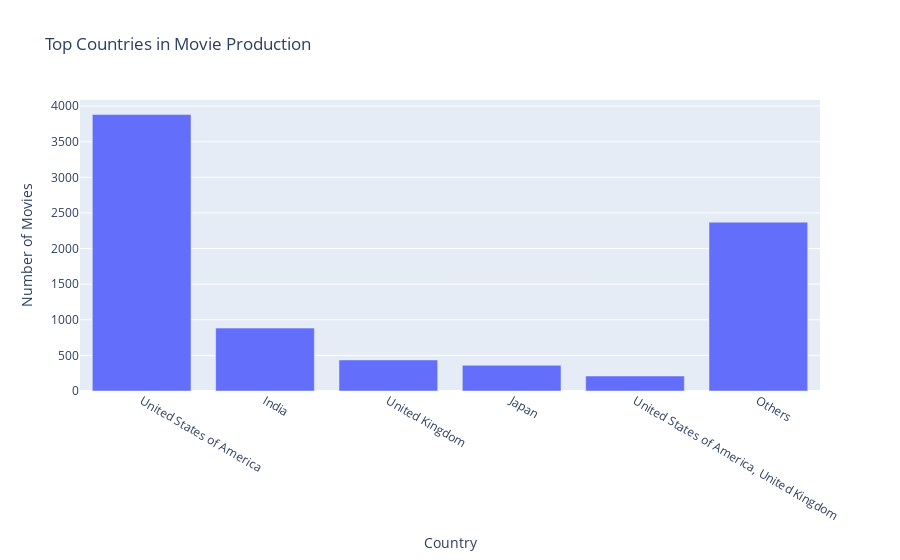

The notebook cell saved with this chart:
### Markdown cell above
We also try a bar chart to visualise the same information.

### Code cell
def plot_top_n_countries(df, column, n, title):
    counts = df[column].value_counts()
    # Keep the top n and sum the rest under "Others"
    top_counts = counts[:n]
    top_counts['Others'] = counts[n:].sum()
    fig = px.bar(x=top_counts.index, y=top_counts.values, title=title)
    #labels
    fig.update_xaxes(title_text='Country')
    fig.update_yaxes(title_text='Number of Movies')
    fig.show()

plot_top_n_countries(df_terrorism_summaries, 'Countries', 5, 'Top Countries in Movie Production')

### Figure 1 — Plotly figure (JSON) as saved in the notebook; plotly's stock layout.template omitted (floating-point values rounded to 4 significant figures)
{"data": [{"alignmentgroup": "True", "hovertemplate": "x=%{x}<br>y=%{y}<extra></extra>", "legendgroup": "", "marker": {"color": "#636efa", "pattern": {"shape": ""}}, "name": "", "offsetgroup": "", "orientation": "v", "showlegend": false, "textposition": "auto", "type": "bar", "x": ["United States of America", "India", "United Kingdom", "Japan", "United States of America, United Kingdom", "Others"], "xaxis": "x", "y": [3881, 883, 436, 361, 210, 2370], "yaxis": "y"}], "layout": {"barmode": "relative", "legend": {"tracegroupgap": 0}, "title": {"text": "Top Countries in Movie Production"}, "xaxis": {"anchor": "y", "domain": [0, 1], "title": {"text": "Country"}}, "yaxis": {"anchor": "x", "domain": [0, 1], "title": {"text": "Number of Movies"}}}}
